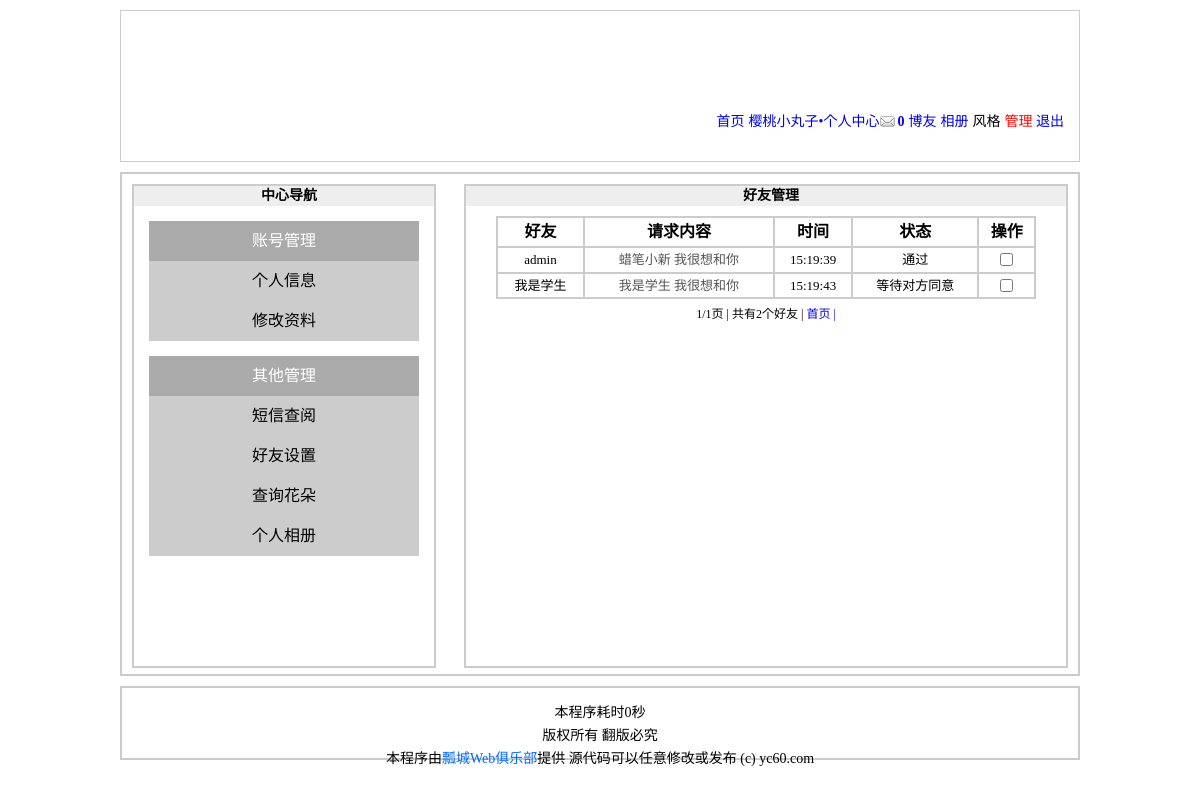
The app's page /member_friend.php (signed in) with its own data.
### tables this page shows
CREATE TABLE `friend` (
  `id` mediumint(20) unsigned NOT NULL auto_increment COMMENT '//id',
  `fromuser` varchar(10) NOT NULL COMMENT '//添加人',
  `touser` varchar(10) NOT NULL COMMENT '//被添加人',
  `content` varchar(200) NOT NULL COMMENT '//请求内容',
  `state` smallint(1) NOT NULL default '0' COMMENT '//是否同意',
  `date` time NOT NULL COMMENT '//添加时间',
  PRIMARY KEY  (`id`)
);

### includes/global.fun.php (called while the page is built, shortened)
<?php
function title($_string,$max) {
	if (mb_strlen($_string,'utf-8') > $max) {
		$_string = mb_substr($_string,0,$max,'utf-8');
	}
	return $_string;
}
?>

### member_friend.php (the view, shortened to what this page needs)
<!DOCTYPE html PUBLIC "-//W3C//DTD XHTML 1.0 Transitional//EN" "http://www.w3.org/TR/xhtml1/DTD/xhtml1-transitional.dtd">
<html xmlns="http://www.w3.org/1999/xhtml">
<head>
<link rel="stylesheet" type="text/css" href="style/1/basic.css" />
<link rel="stylesheet" type="text/css" href="style/1/member_friend.css" />
</head>
<body>
<?php
	require  dirname(__FILE__).'/includes/global.fun.php';
	require  dirname(__FILE__).'/includes/header.inc.php';
?>
<div id="member">
	<div id="member_sidebar">
	<h2>中心导航</h2>
	<dl>
		<dt>账号管理</dt>
		<dd><a href="member.php">个人信息</a></dd>
		<dd><a href="member_modify.php">修改资料</a></dd>
	</dl>
		<dl>
		<dt>其他管理</dt>
		<dd><a href="member_message.php">短信查阅</a></dd>
		<dd><a href="member_friend.php">好友设置</a></dd>
		<dd><a href="member_flower.php">查询花朵</a></dd>
		<dd><a href="#">个人相册</a></dd>
	</dl>
	</div>
	<div id="member_friend">
	<h2>好友管理</h2>
<?php
	$page = $_GET['page'];
	if (!isset($page)){
		$page = 1;
	}
	$pagesize = 15;
	$pagestart = ($page - 1) * $pagesize;
	$row = mysql_query("select id,state,fromuser,touser,content,date from friend where touser='{$_COOKIE['username']}' or fromuser='{$_COOKIE['username']}' limit $pagestart,$pagesize");
	$num = mysql_num_rows(mysql_query("select id from friend where touser='{$_COOKIE['username']}' or fromuser='{$_COOKIE['username']}'"));
	$ceil = ceil($num/$pagesize);
?>
<table>
	<tr><th>好友</th><th>请求内容</th><th>时间</th><th>状态</th><th>操作</th></tr>
<?php
	while (!!$un = mysql_fetch_array($row)){
		if ($un['fromuser'] == $_COOKIE['username']){
		$friend = $un['touser'];
		if ($un['state'] ==0){
			$state = '等待对方同意';
		}else {
			$state = '通过';
		}
	}
?>
		<tr><td><?php echo $friend;?></td><td title="<?php echo $un['content'];?>"><a href="member_message_detail.php?id=<?php echo $un['id'];?>"><?php echo title($un['content'],10);?></a></td><td><?php echo $un['date'];?></td><td><?php echo $state;?></td><td><input type="checkbox" /></td></tr>
<?php
	}
?>
	</table>
<div id="page_text">
<ul>
	<li><?php echo $page;?>/<?php echo $ceil;?>页 |</li>
	<li>共有<?php echo $num;?>个好友 |</li>
	<?php
	if ($page == $ceil){
		echo '<li><a href="member_friend.php?page=1">首页 |</a></li>';
	}
	?>
</ul>
</div>
	</div>
</div>
<?php
	require dirname(__FILE__).'/includes/footer.inc.php';
?>
</body>
</html>

### style/1/basic.css (style rules this page uses)
* { padding:0px; margin:0; }
body { width:960px; margin:10px auto; }
#header ul li strong.noread { background:url(../../images/noread.gif) no-repeat left center; padding:0 0 0 18px; }
h2 { font-size:14px; background:#eee; height:25px; line-height:25px; text-indent:10px; }
a { text-decoration:none; }

### style/1/member_friend.css (style rules this page uses)
#member { width:atuo; height:500px; border:2px solid #ccc; margin-bottom:10px; }
#member #member_sidebar { width:300px; height:480px; border:2px solid #ccc; margin:10px; float:left; }
#member #member_sidebar h2 { text-align:center; height:20px; line-height:20px; }
#member #member_sidebar dl { margin:15px; }
#member #member_sidebar dl dt { background:#aaa; height:40px; text-align:center; line-height:40px; color:white; }
#member #member_sidebar dl dd { background:#ccc; height:40px; text-align:center; line-height:40px; color:white; }
#member #member_sidebar dl dd a { display:block; width:auto; height:40px; color:black; }
#member #member_friend { width:600px; height:480px; border:2px solid #ccc; margin:10px; float:right; }
#member #member_friend h2 { text-align:center; height:20px; line-height:20px; }
#member #member_friend table { width:90%; margin-left:5%; margin-right:5%; margin-top:10px; text-align:center; background:#ccc; }
#member #member_friend table th,#member #member_friend table td { background:#fff; line-height:150%; padding:2px; }
#member #member_friend table td { font-size:13px; }
#member #member_friend table td a { color:#555; }
#page_text { padding-top:5px; clear:both; height:30px; position:relative; }
#page_text ul { list-style-type:none; text-align:center; font-size:12px; }
#page_text ul li { display:inline; }

### records on screen
friend: touser "admin", content "蜡笔小新 我很想和你", date "15:19:39", state "通过"
friend: touser "我是学生", content "我是学生 我很想和你", date "15:19:43", state "等待对方同意"

### other values on screen
$_COOKIE['username'] "樱桃小丸子"
$GLOBALS['count'] "0"
$page "1"
$ceil "1"
$num "2"
fun_time()-$GLOBALS['START_TIME'] "0"
